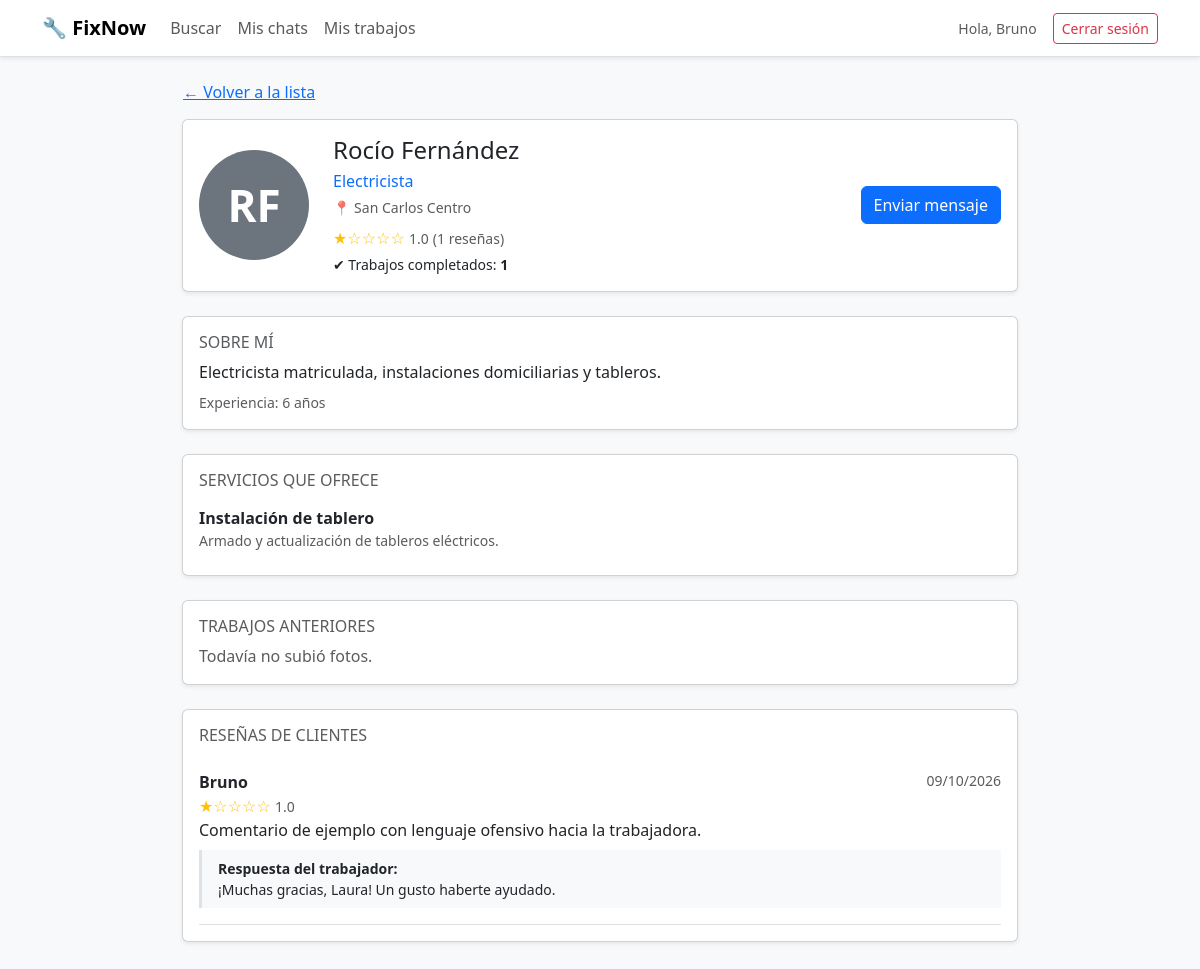
The app's page /perfil_trabajador.php?id=3 (signed in) with its own data.
### tables this page shows
CREATE TABLE TRABAJADOR (
    id_trabajador       INT AUTO_INCREMENT PRIMARY KEY,
    id_usuario          INT NOT NULL UNIQUE,    
    oficio              VARCHAR(80),
    descripcion         TEXT,
    anios_experiencia   TINYINT,
    estado_habilitacion ENUM('pendiente','habilitado','rechazado') NOT NULL DEFAULT 'pendiente',
    foto_perfil         VARCHAR(255),
     
    motivo_rechazo      VARCHAR(255) NULL,
    FOREIGN KEY (id_usuario) REFERENCES USUARIO(id_usuario) ON DELETE CASCADE
);

CREATE TABLE USUARIO (
    id_usuario     INT AUTO_INCREMENT PRIMARY KEY,
    nombre         VARCHAR(60) NOT NULL,
    apellido       VARCHAR(60) NOT NULL,
    mail           VARCHAR(120) NOT NULL UNIQUE,    
    contrasena     VARCHAR(255) NOT NULL,           
    rol            ENUM('cliente','trabajador','admin') NOT NULL,
    id_localidad   INT,
    fecha_registro DATETIME DEFAULT CURRENT_TIMESTAMP,
    estado         ENUM('activo','pendiente','bloqueado') NOT NULL DEFAULT 'activo',
     
     
    intentos_fallidos TINYINT UNSIGNED NOT NULL DEFAULT 0,
    bloqueado_hasta   DATETIME NULL,
     
    ultimo_acceso     DATETIME NULL,
    FOREIGN KEY (id_localidad) REFERENCES LOCALIDAD(id_localidad)
);

CREATE TABLE SERVICIO (
    id_servicio     INT AUTO_INCREMENT PRIMARY KEY,
    id_trabajador   INT NOT NULL,
    nombre          VARCHAR(100) NOT NULL,
    descripcion     TEXT,
    estado_revision ENUM('pendiente','aprobado','rechazado') NOT NULL DEFAULT 'pendiente',
    motivo_rechazo  VARCHAR(255) NULL,    
    FOREIGN KEY (id_trabajador) REFERENCES TRABAJADOR(id_trabajador) ON DELETE CASCADE
);

CREATE TABLE CALIFICACION (
    id_calificacion INT AUTO_INCREMENT PRIMARY KEY,
    id_solicitud    INT NOT NULL UNIQUE,    
    id_usuario      INT NOT NULL,
    id_trabajador   INT NOT NULL,
    puntuacion      TINYINT NOT NULL,       
    comentario      TEXT,
    fecha           DATETIME DEFAULT CURRENT_TIMESTAMP,
    reportada       BOOLEAN NOT NULL DEFAULT FALSE,   
     
     
     
     
    motivo_reporte  VARCHAR(255) NULL,
    FOREIGN KEY (id_solicitud) REFERENCES SOLICITUD(id_solicitud) ON DELETE CASCADE,
    FOREIGN KEY (id_usuario) REFERENCES USUARIO(id_usuario) ON DELETE CASCADE,
    FOREIGN KEY (id_trabajador) REFERENCES TRABAJADOR(id_trabajador) ON DELETE CASCADE,
    CONSTRAINT chk_puntuacion CHECK (puntuacion BETWEEN 1 AND 5)
);

CREATE TABLE RESPUESTA (
    id_respuesta    INT AUTO_INCREMENT PRIMARY KEY,
    id_calificacion INT NOT NULL UNIQUE,    
    contenido       TEXT NOT NULL,
    fecha           DATETIME DEFAULT CURRENT_TIMESTAMP,
    FOREIGN KEY (id_calificacion) REFERENCES CALIFICACION(id_calificacion) ON DELETE CASCADE
);

### src/models/Trabajador.php (called while the page is built, shortened)
<?php
class Trabajador
{
    private PDO $pdo;
    public function __construct(PDO $pdo)
    {
        $this->pdo = $pdo;
    }
    public function obtenerPerfilCompleto(int $idTrabajador): ?array
    {
        $sql = "SELECT t.id_trabajador,
                       u.nombre,
                       u.apellido,
                       t.oficio,
                       t.descripcion,
                       t.anios_experiencia,
                       t.foto_perfil,
                       (SELECT GROUP_CONCAT(l.nombre ORDER BY l.nombre SEPARATOR ', ')
                          FROM TRABAJADOR_LOCALIDAD tl
                          JOIN LOCALIDAD l ON l.id_localidad = tl.id_localidad
                         WHERE tl.id_trabajador = t.id_trabajador) AS localidades,
                       (SELECT COUNT(*) FROM SOLICITUD s
                         WHERE s.id_trabajador = t.id_trabajador
                           AND s.confirmado_cliente = TRUE
                           AND s.confirmado_trabajador = TRUE) AS trabajos_completados,
                       (SELECT AVG(c.puntuacion) FROM CALIFICACION c
                         WHERE c.id_trabajador = t.id_trabajador) AS calificacion_promedio,
                       (SELECT COUNT(*) FROM CALIFICACION c
                         WHERE c.id_trabajador = t.id_trabajador) AS cantidad_calificaciones
                  FROM TRABAJADOR t
                  JOIN USUARIO u ON u.id_usuario = t.id_usuario
                 WHERE t.id_trabajador = ?
                   AND t.estado_habilitacion = 'habilitado'
                   AND u.estado = 'activo'
                 LIMIT 1";
        $consulta = $this->pdo->prepare($sql);
        $consulta->execute([$idTrabajador]);
        $fila = $consulta->fetch();
        return $fila ?: null;
    }
}

### src/controllers/PerfilController.php (called while the page is built, shortened)
<?php
class PerfilController
{
    public static function obtener(int $idTrabajador): ?array
    {
        $pdo = Database::getConexion();
        $perfil = (new Trabajador($pdo))->obtenerPerfilCompleto($idTrabajador);
        $perfil['servicios'] = (new Servicio($pdo))->listarAprobadosPorTrabajador($idTrabajador);
        $perfil['imagenes'] = (new Imagen($pdo))->listarAprobadasPorTrabajador($idTrabajador);
        $perfil['resenias'] = (new Calificacion($pdo))->listarPorTrabajador($idTrabajador);
        return $perfil;
    }
}

### src/models/Servicio.php (called while the page is built, shortened)
<?php
class Servicio
{
    private PDO $pdo;
    public function __construct(PDO $pdo)
    {
        $this->pdo = $pdo;
    }
    public function listarAprobadosPorTrabajador(int $idTrabajador): array
    {
        $sql = "SELECT nombre, descripcion
                  FROM SERVICIO
                 WHERE id_trabajador = ? AND estado_revision = 'aprobado'
                 ORDER BY nombre ASC";
        $consulta = $this->pdo->prepare($sql);
        $consulta->execute([$idTrabajador]);
        return $consulta->fetchAll();
    }
}

### src/models/Imagen.php (called while the page is built, shortened)
<?php
class Imagen
{
    private PDO $pdo;
    public function __construct(PDO $pdo)
    {
        $this->pdo = $pdo;
    }
    public function listarAprobadasPorTrabajador(int $idTrabajador): array
    {
        $sql = "SELECT url
                  FROM IMAGEN
                 WHERE id_trabajador = ? AND estado_revision = 'aprobada'
                 ORDER BY fecha_subida DESC";
        $consulta = $this->pdo->prepare($sql);
        $consulta->execute([$idTrabajador]);
        return $consulta->fetchAll();
    }
}

### src/models/Calificacion.php (called while the page is built, shortened)
<?php
class Calificacion
{
    private PDO $pdo;
    public function __construct(PDO $pdo)
    {
        $this->pdo = $pdo;
    }
    public function listarPorTrabajador(int $idTrabajador): array
    {
        $sql = 'SELECT c.puntuacion,
                       c.comentario,
                       c.fecha,
                       u.nombre AS nombre_cliente,
                       r.contenido AS respuesta
                  FROM CALIFICACION c
                  JOIN USUARIO u ON u.id_usuario = c.id_usuario
                  LEFT JOIN RESPUESTA r ON r.id_calificacion = c.id_calificacion
                 WHERE c.id_trabajador = ?
                 ORDER BY c.fecha DESC';
        $consulta = $this->pdo->prepare($sql);
        $consulta->execute([$idTrabajador]);
        return $consulta->fetchAll();
    }
}

### src/config/Database.php (called while the page is built, shortened)
<?php
class Database
{
    private static ?PDO $instancia = null;
    public static function getConexion(): PDO
    {
        if (self::$instancia === null) {
            $host = getenv('DB_HOST');
            $nombreBD = getenv('DB_NAME');
            $usuario = getenv('DB_USER');
            $clave = getenv('DB_PASS');
            $dsn = "mysql:host={$host};dbname={$nombreBD};charset=utf8mb4";
            $opciones = [
                PDO::ATTR_ERRMODE => PDO::ERRMODE_EXCEPTION,
                PDO::ATTR_DEFAULT_FETCH_MODE => PDO::FETCH_ASSOC,
                PDO::ATTR_EMULATE_PREPARES => false,
            ];
            try {
                self::$instancia = new PDO($dsn, $usuario, $clave, $opciones);
            } catch (PDOException $error) {
                error_log('Error de conexión a la base de datos: ' . $error->getMessage());
                die('No se pudo conectar a la base de datos. Intente más tarde.');
            }
        }
        return self::$instancia;
    }
}

### src/helpers/Sesion.php (called while the page is built, shortened)
<?php
class Sesion
{
    public static function idUsuarioActual(): ?int
    {
        return $_SESSION['id_usuario'] ?? null;
    }
}

### src/models/Solicitud.php (called while the page is built, shortened)
<?php
class Solicitud
{
    private PDO $pdo;
    public function __construct(PDO $pdo)
    {
        $this->pdo = $pdo;
    }
    public function vigenteEntre(int $idUsuarioCliente, int $idTrabajador): ?array
    {
        $consulta = $this->pdo->prepare(
            "SELECT id_solicitud, estado_contacto
               FROM SOLICITUD
              WHERE id_usuario = ? AND id_trabajador = ?
                AND estado_contacto IN ('pendiente', 'aceptada')
                AND NOT (confirmado_cliente = TRUE AND confirmado_trabajador = TRUE)
              ORDER BY id_solicitud DESC LIMIT 1"
        );
        $consulta->execute([$idUsuarioCliente, $idTrabajador]);
        $fila = $consulta->fetch();
        return $fila ?: null;
    }
}

### public/perfil_trabajador.php (the view, shortened to what this page needs)
<?php
$idTrabajador = (int) ($_GET['id'] ?? 0);
$perfil = $idTrabajador > 0 ? PerfilController::obtener($idTrabajador) : null;
$vigente = $perfil !== null
    ? (new Solicitud(Database::getConexion()))->vigenteEntre(Sesion::idUsuarioActual(), $idTrabajador)
    : null;
?>
<!DOCTYPE html>
<html lang="es">
<head>
    <link href="https://cdn.jsdelivr.net/npm/bootstrap@5.3.3/dist/css/bootstrap.min.css" rel="stylesheet">
    <link rel="stylesheet" href="assets/css/estilos.css">
</head>
<body class="bg-light">
<?php require __DIR__ . '/../src/views/navbar.php'; ?>
<div class="container pb-5" style="max-width: 860px;">
    <a href="panel_cliente.php" class="btn btn-link px-0 mb-2">← Volver a la lista</a>
    <?php if ($perfil === null): ?>
        <div class="alert alert-warning">Este perfil no está disponible.</div>
    <?php else: ?>
        <div class="card shadow-sm mb-4">
            <div class="card-body d-flex flex-wrap gap-4 align-items-center">
                <?= Vista::avatar($perfil['foto_perfil'], $perfil['nombre'], $perfil['apellido'], 110) ?>
                <div class="flex-grow-1">
                    <h1 class="h4 mb-1"><?= Vista::e($perfil['nombre'] . ' ' . $perfil['apellido']) ?></h1>
                    <div class="text-primary"><?= Vista::e($perfil['oficio']) ?></div>
                    <div class="small text-muted mt-1">📍 <?= Vista::e($perfil['localidades']) ?></div>
                    <div class="mt-2">
                        <?= Vista::estrellas($perfil['calificacion_promedio']) ?>
                        <span class="small text-muted">(<?= (int) $perfil['cantidad_calificaciones'] ?> reseñas)</span>
                    </div>
                    <div class="small mt-1">✔ Trabajos completados: <strong><?= (int) $perfil['trabajos_completados'] ?></strong></div>
                </div>
                <div>
                    <?php if ($vigente === null): ?>
                        <a href="contactar.php?id=<?= $idTrabajador ?>" class="btn btn-primary">Enviar mensaje</a>
                    <?php elseif ($vigente['estado_contacto'] === 'aceptada'): ?>
                        <a href="chat.php?id=<?= (int) $vigente['id_solicitud'] ?>" class="btn btn-success">Ir al chat</a>
                    <?php else: ?>
                        <button class="btn btn-outline-secondary" disabled>Solicitud pendiente</button>
                        <div class="form-text">Esperando respuesta del trabajador</div>
                    <?php endif; ?>
                </div>
            </div>
        </div>
        <div class="card shadow-sm mb-4">
            <div class="card-body">
                <h2 class="h6 text-uppercase text-muted">Sobre mí</h2>
                <p class="mb-2">
                    <?= !empty($perfil['descripcion']) ? nl2br(Vista::e($perfil['descripcion'])) : '<span class="text-muted">Sin completar</span>' ?>
                </p>
                <div class="small text-muted">
                    Experiencia:
                    <?= $perfil['anios_experiencia'] !== null ? (int) $perfil['anios_experiencia'] . ' años' : 'Sin completar' ?>
                </div>
            </div>
        </div>
        <div class="card shadow-sm mb-4">
            <div class="card-body">
                <h2 class="h6 text-uppercase text-muted">Servicios que ofrece</h2>
                <?php if (empty($perfil['servicios'])): ?>
                    <span class="text-muted">Todavía no publicó servicios.</span>
                <?php else: ?>
                    <ul class="list-group list-group-flush">
                        <?php foreach ($perfil['servicios'] as $servicio): ?>
                            <li class="list-group-item px-0">
                                <div class="fw-semibold"><?= Vista::e($servicio['nombre']) ?></div>
                                <div class="small text-muted"><?= Vista::e($servicio['descripcion']) ?></div>
                            </li>
                        <?php endforeach; ?>
                    </ul>
                <?php endif; ?>
            </div>
        </div>
        <div class="card shadow-sm mb-4">
            <div class="card-body">
                <h2 class="h6 text-uppercase text-muted">Trabajos anteriores</h2>
                <?php if (empty($perfil['imagenes'])): ?>
                    <span class="text-muted">Todavía no subió fotos.</span>
                <?php endif; ?>
            </div>
        </div>
        <div class="card shadow-sm">
            <div class="card-body">
                <h2 class="h6 text-uppercase text-muted">Reseñas de clientes</h2>
                <?php if (empty($perfil['resenias'])): ?>
                    <span class="text-muted">Aún no tiene reseñas.</span>
                <?php else: ?>
                    <?php foreach ($perfil['resenias'] as $r): ?>
                        <div class="border-bottom py-3">
                            <div class="d-flex justify-content-between">
                                <strong><?= Vista::e($r['nombre_cliente']) ?></strong>
                                <span class="small text-muted"><?= Vista::e(date('d/m/Y', strtotime($r['fecha']))) ?></span>
                            </div>
                            <div><?= Vista::estrellas($r['puntuacion']) ?></div>
                            <?php if (!empty($r['comentario'])): ?>
                                <p class="mb-1"><?= nl2br(Vista::e($r['comentario'])) ?></p>
                            <?php endif; ?>
                            <?php if (!empty($r['respuesta'])): ?>
                                <div class="bg-light border-start border-3 ps-3 py-2 mt-2 small">
                                    <strong>Respuesta del trabajador:</strong><br>
                                    <?= nl2br(Vista::e($r['respuesta'])) ?>
                                </div>
                            <?php endif; ?>
                        </div>
                    <?php endforeach; ?>
                <?php endif; ?>
            </div>
        </div>
    <?php endif; ?>
</div>
</body>
</html>

### src/helpers/Vista.php (shortened to what this page needs)
<?php
class Vista
{
    public static function e(?string $texto): string
    {
        return htmlspecialchars($texto ?? '', ENT_QUOTES, 'UTF-8');
    }
    public static function estrellas($promedio): string
    {
        $promedio = (float) $promedio;
        $llenas = (int) round($promedio);
        $texto = str_repeat('★', $llenas) . str_repeat('☆', 5 - $llenas);
        return '<span class="text-warning">' . $texto . '</span> '
             . '<span class="small text-muted">' . number_format($promedio, 1) . '</span>';
    }
    public static function avatar(?string $foto, string $nombre, string $apellido, int $tamano = 64): string
    {
        $estilo = "width:{$tamano}px;height:{$tamano}px;";
        $iniciales = mb_strtoupper(mb_substr($nombre, 0, 1) . mb_substr($apellido, 0, 1));
        return '<div class="rounded-circle bg-secondary text-white d-flex align-items-center '
             . 'justify-content-center fw-bold" style="' . $estilo . 'font-size:' . ($tamano / 2.5) . 'px;">'
             . self::e($iniciales) . '</div>';
    }
}

### records on screen
trabajador: id_usuario.apellido "RF", id_usuario.apellido "Rocío Fernández", oficio "Electricista", descripcion "Electricista matriculada, instalaciones domiciliarias y tableros.", anios_experiencia "6"
servicio: nombre "Instalación de tablero", descripcion "Armado y actualización de tableros eléctricos."
calificacion: id_usuario.nombre "Bruno", fecha "09/10/2026", puntuacion "★☆☆☆☆", puntuacion "1.0", comentario "Comentario de ejemplo con lenguaje ofensivo hacia la trabajadora.", respuesta.contenido "¡Muchas gracias, Laura! Un gusto haberte ayudado."

### other values on screen
Vista::e($_SESSION['nombre'] ?? '') "Bruno"
Vista::e($perfil['localidades']) "San Carlos Centro"
$texto "★☆☆☆☆"
$promedio "1.0"
$perfil['cantidad_calificaciones'] "1"
$perfil['trabajos_completados'] "1"
